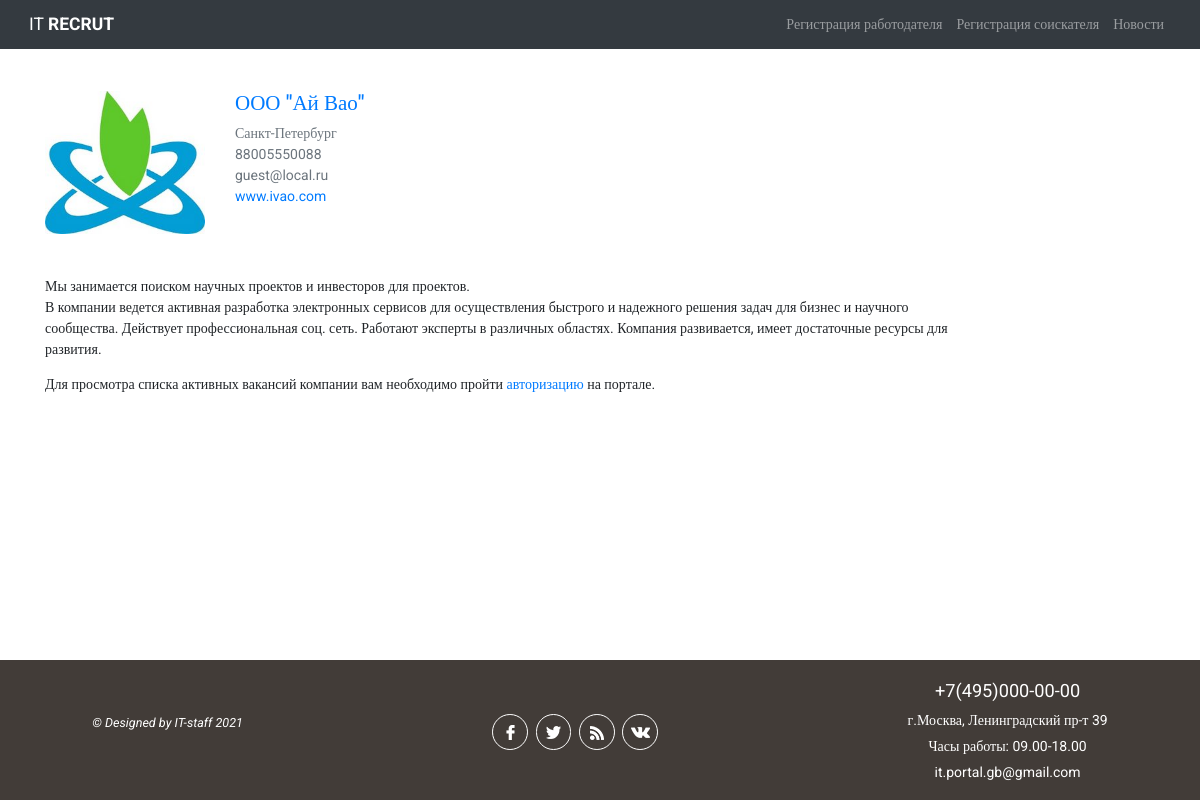
/employer/company_profile/2/, run on an earlier commit of the app's database.
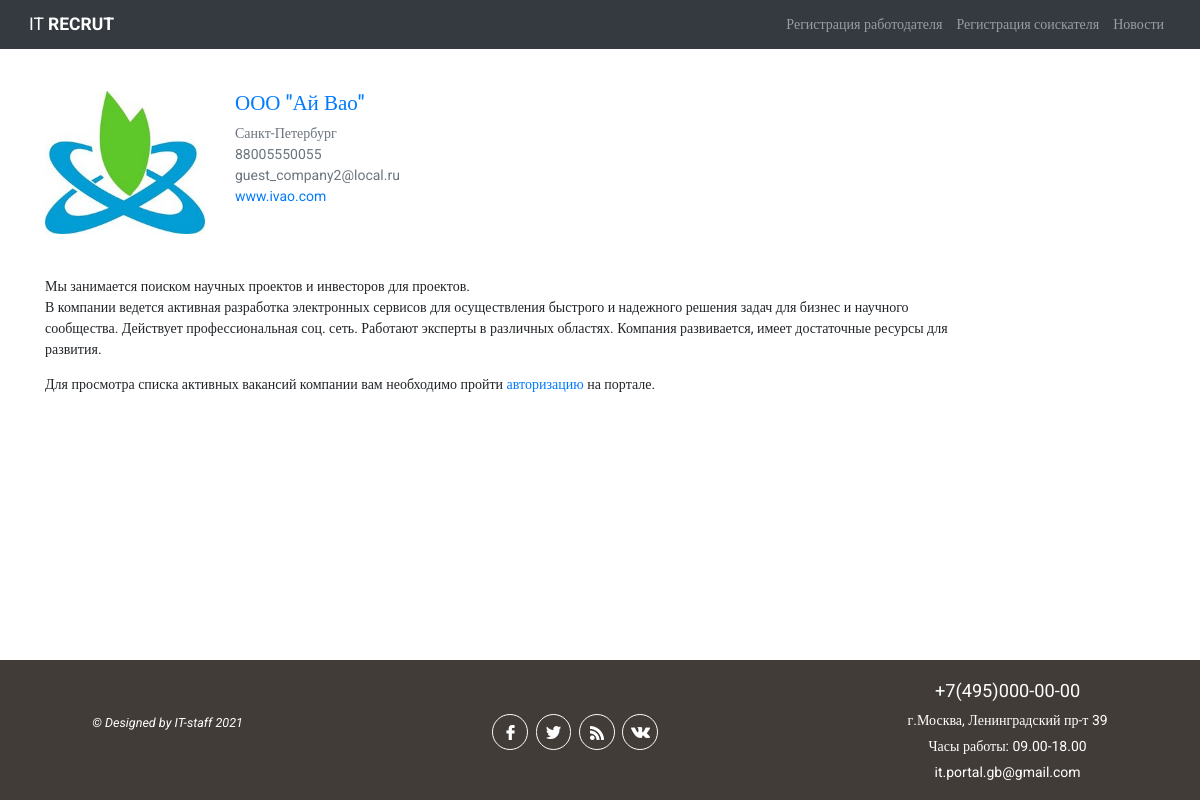
And on a later commit of the database.
### authapp/models.py (models this page shows, shortened)
class Employer(models.Model):
    NEED_MODER = 'need_moderation'
    MODER_OK = 'moderation_ok'
    MODER_REJECT = 'moderation_reject'
    EMPLOYER_STATUS_CHOICES = (
        (NEED_MODER, 'требуется модерация'),
        (MODER_OK, 'модерация пройдена успешно'),
        (MODER_REJECT, 'отклонено модератором')
    )
    company_name = models.CharField(verbose_name='название компании', max_length=128, unique=True)
    city = models.CharField(verbose_name='город', max_length=64, blank=True)
    tel = models.CharField(verbose_name='телефон', max_length=11, blank=True)
    short_description = models.TextField(verbose_name='краткое описание компании')
    logo = models.ImageField(upload_to='company_logo', blank=True)
    web = models.CharField(verbose_name='вебсайт компании', max_length=64, blank=True)
    is_active = models.BooleanField(default=True)
    user = models.OneToOneField(User, on_delete=models.CASCADE)
    status = models.CharField(verbose_name='статус компании на сайте',
                              choices=EMPLOYER_STATUS_CHOICES, default=NEED_MODER,
                              max_length=32)
    failed_moderation = models.CharField(max_length=512, blank=True,
                                         verbose_name='поле заполняется в случае отклонения модерации')
    activation_key = models.CharField(max_length=128, blank=True)
    activation_key_expires = models.DateTimeField(default=(datetime.now() + timedelta(hours=24)))
    class Meta:
        verbose_name_plural = 'Работодатели'

### employerapp/views.py (the view)
# urls.py: path('company_profile/<int:emp_id>/', views.CompanyProfileView.as_view(), name='company_profile'),
class CompanyProfileView(TemplateView):
    template_name = 'employerapp/company_profile.html'
    def get_context_data(self, **kwargs):
        context = super().get_context_data(**kwargs)
        context['employer'] = get_object_or_404(Employer, pk=kwargs['emp_id'])
        context['vacancies'] = Vacancy.objects.filter(action='moderation_ok', hide=False,
                                                      employer=context['employer']).order_by('published')
        context['title'] = 'Профиль компании'
        return context

### employerapp/templates/employerapp/company_profile.html
{% extends 'mainapp/base.html' %}
{% load static %}
{% block content %}
<div class="container my-5">
  <div class="row">
    <div class="col-3 col-lg-2">
      {% if employer.logo %}
      <img class="card-img" src="/media/{{ employer.logo }}" alt="лого {{ employer.company_name }}">
      {% else %}
        <p class="card_img">Лого не загружено</p>
      {% endif %}
    </div>
    <div class="col-9 col-lg-10">
      <p class="h4" style="color:#007bff;">{{ employer.company_name }}</p>
      <p class="text-muted mb-0">{{ employer.city }}</p>
      <p class="text-muted mb-0">{{ employer.tel }}</p>
      <p class="text-muted mb-0">{{ employer.user.email }}</p>
      {% if employer.web %}<a class="mb-0" href="https://{{ employer.web }}">{{ employer.web }}</a>{% endif %}
    </div>
  </div>
  <div class="row">
    <div class="col-10">
      <p class="mt-5">{{ employer.short_description|linebreaks }}</p>
      {% if user.seeker %}
        {% if vacancies %}
          <p>Активные вакансии компании ({{ vacancies|length }}):</p>
          {% for item in vacancies %}
            <p><a class="mb-0" href="{% url 'employer:vacancy_view' item.employer.pk item.pk %}">{{ item.vacancy_name }} ({{ item.city }})</a></p>
          {% endfor %}
        {% endif %}
      {% else %}
      <p>Для просмотра списка активных вакансий компании вам необходимо пройти <a href="{% url 'main' %}">авторизацию</a> на портале.</p>
      {% endif %}
    </div>
  </div>
</div>
{% endblock content %}

What changed in the data, as far as the page shows it:
changed Employer "ООО \"Ай Вао\"": tel "88005550088" → "88005550055"; user.email "guest@local.ru" → "guest_company2@local.ru"
